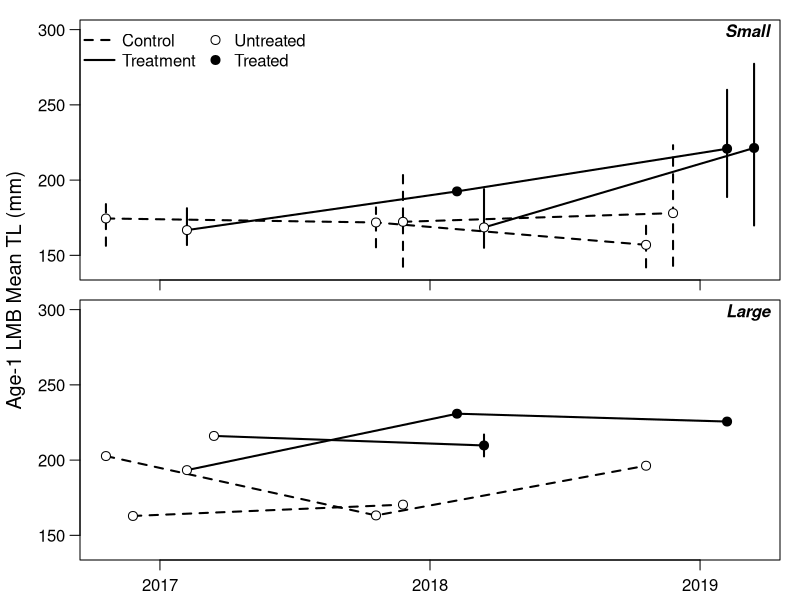

Generate this figure with R:

dat = read.csv("lmb_output.csv")
dat$new = ifelse(dat$lake %in% c("drummond3", "lm", "promise", "mark"), 1, 0)
dat$drop = ifelse(dat$lake %in% c("lee county lake", "barbour county lake", "washington county lake"), 1, 0)

yvar = "mla_1"

datsub = dat[,c("year", "type", "times_treat", "size_class", "new", "drop", yvar)]

library(dplyr)

plot_dat_sml = datsub %>% filter(size_class == "small") %>%
  group_by(year, type, new, times_treat) %>%
  summarize(
    mn = mean(mla_1, na.rm = T),
    lwr = quantile(mla_1, 0.025, na.rm = T),
    upr = quantile(mla_1, 0.975, na.rm = T)
    ) %>% ungroup
plot_dat_big = datsub %>% filter(size_class == "big") %>%
  group_by(year, type, drop, times_treat) %>%
  summarize(
    mn = mean(mla_1, na.rm = T),
    lwr = quantile(mla_1, 0.025, na.rm = T),
    upr = quantile(mla_1, 0.975, na.rm = T)
    ) %>% ungroup

plot_dat_sml$year = as.numeric(plot_dat_sml$year)
plot_dat_big$year = as.numeric(plot_dat_big$year)

off_c1 = -0.2
off_c2 = off_c1/2
off_t2 = 0.2
off_t1 = off_t2/2
ppi = 600
png("lmb_mla_1.png", h = 7 * ppi, w = 4 * ppi, res = ppi)

# small lakes
par(mfrow = c(2,1), mar = c(0.5,1,0.5,1), oma = c(1.5,3,0.5,0), cex.axis = 1, cex.lab = 1.2, mgp = c(1,0.75,0))
plot(1,1, type = "n", xlim = c(2017,2019) + range(c(off_c1, off_c2, off_t1, off_t2)), ylim = range(seq(140,300)),
     xaxt = "n", las = 1, ylab = "")
usr = par("usr"); xdiff = usr[2] - usr[1]; ydiff = usr[4] - usr[3]
text(x = usr[2] - xdiff * 0, y = usr[4] - ydiff * 0.05, pos = 2, "Small", font = 4)

# controls (not new entries)
ind = c(1,3,7)
lines(mn ~ I(year + off_c1), data = plot_dat_sml[ind,], lwd = 2, lty = 2, type = "l")
with(plot_dat_sml[ind,], segments(I(year + off_c1), lwr, I(year + off_c1), upr, lty = 2, lwd = 2))
points(mn ~ I(year + off_c1), data = plot_dat_sml[ind,], pch = 21, bg = "white", cex = 1.2)

# treats (not new entries)
ind = c(2,6,10)
lines(mn ~ I(year + off_t1), data = plot_dat_sml[ind,], lwd = 2, type = "l")
with(plot_dat_sml[ind,], segments(I(year + off_t1), lwr, I(year + off_t1), upr, lwd = 2))
points(mn ~ I(year + off_t1), data = plot_dat_sml[ind,], pch = 21, bg = c("white", "black", "black"), cex = 1.2)

# controls (new entry 2018)
ind = c(4,8)
lines(mn ~ I(year + off_c2), data = plot_dat_sml[ind,], lwd = 2, lty = 2, type = "l")
with(plot_dat_sml[ind,], segments(I(year + off_c2), lwr, I(year + off_c2), upr, lty = 2, lwd = 2))
points(mn ~ I(year + off_c2), data = plot_dat_sml[ind,], pch = 21, bg = "white", cex = 1.2)

# treats (new entry 2018)
ind = c(5,9)
lines(mn ~ I(year + off_t2), data = plot_dat_sml[ind,], lwd = 2, type = "l")
with(plot_dat_sml[ind,], segments(I(year + off_t2), lwr, I(year + off_t2), upr, lwd = 2))
points(mn ~ I(year + off_t2), data = plot_dat_sml[ind,], pch = 21, bg = c("white", "black"), cex = 1.2)

axis(side = 1, at = 2017:2019, labels = rep("", 3))
legend("topleft", legend = c("Control", "Treatment", "Untreated", "Treated"), ncol = 2,
       pch = c(NA, NA, 21, 21), pt.cex = c(NA, NA, 1.2, 1.2), pt.bg = c(NA, NA, "white", "black"),
       bty = "n", lty = c(2,1,NA,NA), lwd = c(2,2,NA,NA), x.intersp = c(0.5, 0.5, 0.25, 0.25))

# big lakes
plot_dat_big
plot(1,1, type = "n", xlim = c(2017,2019) + range(c(off_c1, off_c2, off_t1, off_t2)), ylim = range(seq(140,300)),
     xaxt = "n", las = 1, ylab = "")
usr = par("usr"); xdiff = usr[2] - usr[1]; ydiff = usr[4] - usr[3]
text(x = usr[2] - xdiff * 0, y = usr[4] - ydiff * 0.05, pos = 2, "Large", font = 4)
# controls (not new entries)
ind = c(1,5,9)
lines(mn ~ I(year + off_c1), data = plot_dat_big[ind,], lwd = 2, lty = 2, type = "l")
with(plot_dat_big[ind,], segments(I(year + off_c1), lwr, I(year + off_c1), upr, lty = 2, lwd = 2))
points(mn ~ I(year + off_c1), data = plot_dat_big[ind,], pch = 21, bg = "white", cex = 1.2)

# treats (not new entries)
ind = c(3,7,10)
lines(mn ~ I(year + off_t1), data = plot_dat_big[ind,], lwd = 2, type = "l")
with(plot_dat_big[ind,], segments(I(year + off_t1), lwr, I(year + off_t1), upr, lwd = 2))
points(mn ~ I(year + off_t1), data = plot_dat_big[ind,], pch = 21, bg = c("white", "black", "black"), cex = 1.2)

# controls (new entry 2018)
ind = c(2,6)
lines(mn ~ I(year + off_c2), data = plot_dat_big[ind,], lwd = 2, lty = 2, type = "l")
with(plot_dat_big[ind,], segments(I(year + off_c2), lwr, I(year + off_c2), upr, lty = 2, lwd = 2))
points(mn ~ I(year + off_c2), data = plot_dat_big[ind,], pch = 21, bg = "white", cex = 1.2)

# treats (new entry 2018)
ind = c(4,8)
lines(mn ~ I(year + off_t2), data = plot_dat_big[ind,], lwd = 2, type = "l")
with(plot_dat_big[ind,], segments(I(year + off_t2), lwr, I(year + off_t2), upr, lwd = 2))
points(mn ~ I(year + off_t2), data = plot_dat_big[ind,], pch = 21, bg = c("white", "black"), cex = 1.2)

axis(side = 1, at = 2017:2019, labels = 2017:2019)
mtext(side = 2, outer = T, "Age-1 LMB Mean TL (mm)", line = 1.75, cex = 1.2) 
dev.off()


